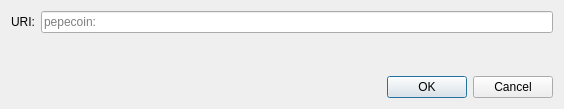
<?xml version="1.0" encoding="UTF-8"?>
<ui version="4.0">
 <class>OpenURIDialog</class>
 <widget class="QDialog" name="OpenURIDialog">
  <property name="geometry">
   <rect>
    <x>0</x>
    <y>0</y>
    <width>564</width>
    <height>109</height>
   </rect>
  </property>
  <property name="windowTitle">
   <string>Open pepecoin URI</string>
  </property>
  <layout class="QVBoxLayout" name="verticalLayout">
   <item>
    <layout class="QHBoxLayout" name="horizontalLayout">
     <item>
      <widget class="QLabel" name="label">
       <property name="text">
        <string>URI:</string>
       </property>
      </widget>
     </item>
     <item>
      <widget class="QValidatedLineEdit" name="uriEdit">
       <property name="placeholderText">
        <string notr="true">pepecoin:</string>
       </property>
      </widget>
     </item>
    </layout>
   </item>
   <item>
    <spacer name="verticalSpacer">
     <property name="orientation">
      <enum>Qt::Vertical</enum>
     </property>
     <property name="sizeHint" stdset="0">
      <size>
       <width>20</width>
       <height>40</height>
      </size>
     </property>
    </spacer>
   </item>
   <item>
    <widget class="QDialogButtonBox" name="buttonBox">
     <property name="orientation">
      <enum>Qt::Horizontal</enum>
     </property>
     <property name="standardButtons">
      <set>QDialogButtonBox::Cancel|QDialogButtonBox::Ok</set>
     </property>
    </widget>
   </item>
  </layout>
 </widget>
 <customwidgets>
  <customwidget>
   <class>QValidatedLineEdit</class>
   <extends>QLineEdit</extends>
   <header>qt/qvalidatedlineedit.h</header>
  </customwidget>
 </customwidgets>
 <resources/>
 <connections>
  <connection>
   <sender>buttonBox</sender>
   <signal>accepted()</signal>
   <receiver>OpenURIDialog</receiver>
   <slot>accept()</slot>
   <hints>
    <hint type="sourcelabel">
     <x>248</x>
     <y>254</y>
    </hint>
    <hint type="destinationlabel">
     <x>157</x>
     <y>274</y>
    </hint>
   </hints>
  </connection>
  <connection>
   <sender>buttonBox</sender>
   <signal>rejected()</signal>
   <receiver>OpenURIDialog</receiver>
   <slot>reject()</slot>
   <hints>
    <hint type="sourcelabel">
     <x>316</x>
     <y>260</y>
    </hint>
    <hint type="destinationlabel">
     <x>286</x>
     <y>274</y>
    </hint>
   </hints>
  </connection>
 </connections>
</ui>
